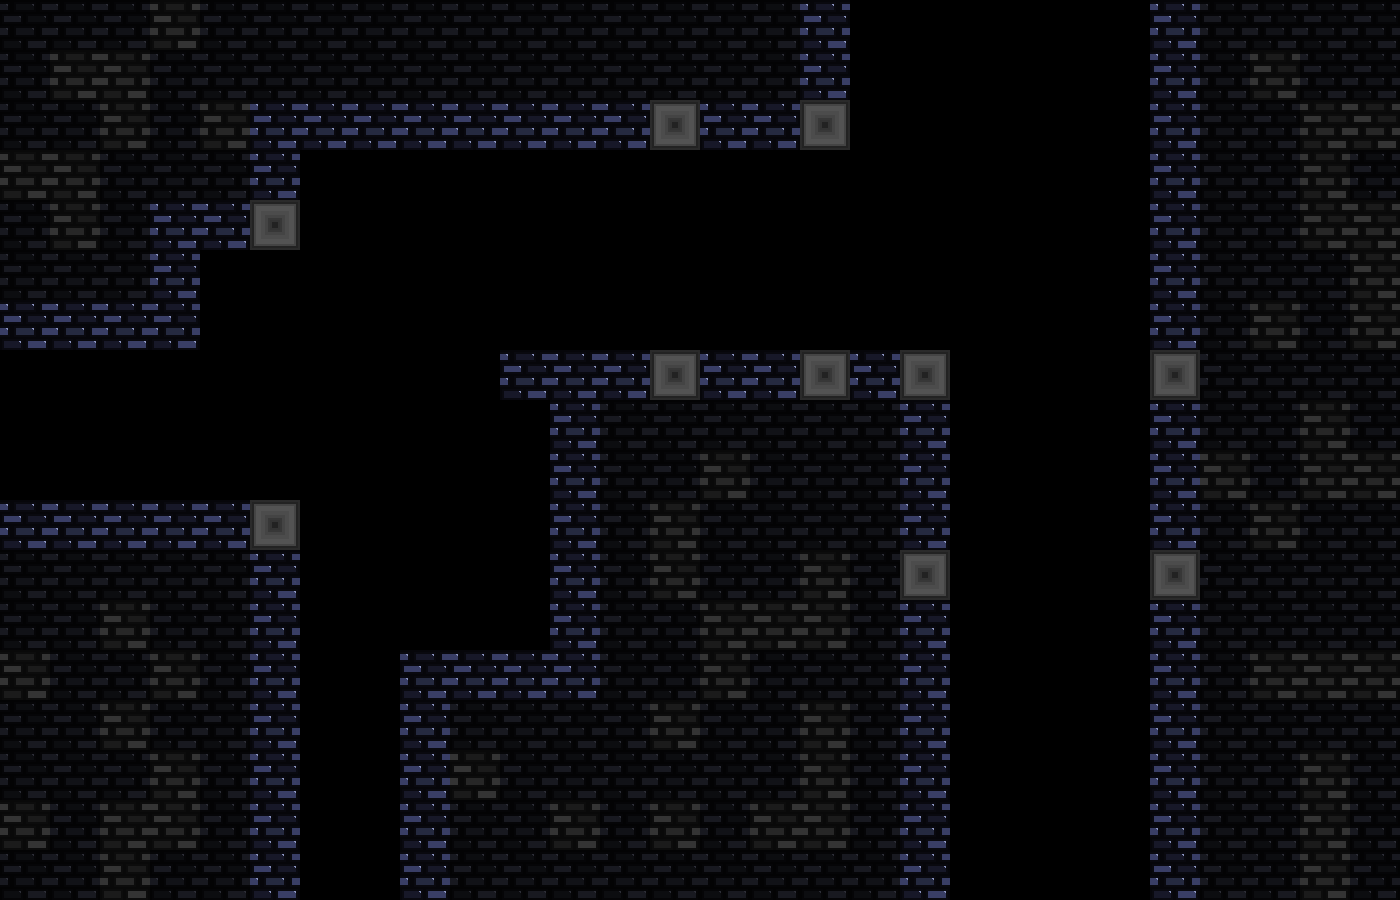

Below is a game level as drawn by its tile map, then a one-line description and the .tmx that defines it (tile-layer data replaced by summaries):
An orthogonal 28x18 tile map with 50x50 px tiles, 2 tile layers (tiles-deco, tiles-main), 6 tilesets and 38 objects (26x laser, 10x warp, trampoline, save).

<map version="1.10" tiledversion="1.11.2" orientation="orthogonal" renderorder="right-down" width="28" height="18" tilewidth="50" tileheight="50" infinite="0" nextlayerid="17" nextobjectid="47">
 <properties>
  <property name="songName" value="rain" />
 </properties>
 <tileset firstgid="1" source="ch1-tiles.tsx" />
 <tileset firstgid="81" source="../../textures/trampoline.tsx" />
 <tileset firstgid="84" source="../../textures/save.tsx" />
 <tileset firstgid="85" source="../../textures/spike.tsx" />
 <tileset firstgid="93" source="../../textures/laser.tsx" />
 <tileset firstgid="111" source="../../textures/transition-tiles.tsx" />
 <layer id="5" name="tiles-deco" width="28" height="18">
  <data>[504 cells, 227 non-empty, 2 distinct tile ids]</data>
 </layer>
 <layer id="1" name="tiles-main" width="28" height="18">
  <data>[504 cells, 86 non-empty, 2 distinct tile ids]</data>
 </layer>
 <objectgroup id="7" name="trampoline">
  <object id="4" name="trampoline" gid="81" x="400" y="650" width="50" height="50" />
 </objectgroup>
 <objectgroup id="9" name="spike-normal" />
 <objectgroup id="8" name="save">
  <object id="3" name="save" gid="84" x="550" y="250" width="50" height="50" />
 </objectgroup>
 <objectgroup id="10" name="laser">
  <object id="10" name="laser" gid="105" x="250" y="450" width="50" height="50">
   <properties>
    <property name="direction" value="voff" />
   </properties>
  </object>
  <object id="11" name="laser" gid="105" x="250" y="400" width="50" height="50">
   <properties>
    <property name="direction" value="voff" />
   </properties>
  </object>
  <object id="12" name="laser" gid="105" x="250" y="350" width="50" height="50">
   <properties>
    <property name="direction" value="voff" />
   </properties>
  </object>
  <object id="14" name="laser" gid="99" x="650" y="350" width="50" height="50">
   <properties>
    <property name="direction" value="v" />
   </properties>
  </object>
  <object id="15" name="laser" gid="99" x="650" y="300" width="50" height="50">
   <properties>
    <property name="direction" value="v" />
   </properties>
  </object>
  <object id="16" name="laser" gid="99" x="800" y="200" width="50" height="50">
   <properties>
    <property name="direction" value="v" />
   </properties>
  </object>
  <object id="17" name="laser" gid="99" x="800" y="350" width="50" height="50">
   <properties>
    <property name="direction" value="v" />
   </properties>
  </object>
  <object id="18" name="laser" gid="93" x="950" y="400" width="50" height="50">
   <properties>
    <property name="direction" value="h" />
   </properties>
  </object>
  <object id="19" name="laser" gid="93" x="1100" y="400" width="50" height="50">
   <properties>
    <property name="direction" value="h" />
   </properties>
  </object>
  <object id="20" name="laser" gid="93" x="950" y="600" width="50" height="50">
   <properties>
    <property name="direction" value="h" />
   </properties>
  </object>
  <object id="21" name="laser" gid="93" x="1000" y="600" width="50" height="50">
   <properties>
    <property name="direction" value="h" />
   </properties>
  </object>
  <object id="22" name="laser" gid="107" x="1050" y="600" width="50" height="50">
   <properties>
    <property name="direction" value="hoff" />
   </properties>
  </object>
  <object id="23" name="laser" gid="107" x="1100" y="600" width="50" height="50">
   <properties>
    <property name="direction" value="hoff" />
   </properties>
  </object>
  <object id="24" name="laser" gid="107" x="1000" y="400" width="50" height="50">
   <properties>
    <property name="direction" value="hoff" />
   </properties>
  </object>
  <object id="25" name="laser" gid="107" x="1050" y="400" width="50" height="50">
   <properties>
    <property name="direction" value="hoff" />
   </properties>
  </object>
  <object id="26" name="laser" gid="105" x="650" y="250" width="50" height="50">
   <properties>
    <property name="direction" value="voff" />
   </properties>
  </object>
  <object id="27" name="laser" gid="105" x="650" y="200" width="50" height="50">
   <properties>
    <property name="direction" value="voff" />
   </properties>
  </object>
  <object id="28" name="laser" gid="105" x="800" y="300" width="50" height="50">
   <properties>
    <property name="direction" value="voff" />
   </properties>
  </object>
  <object id="29" name="laser" gid="105" x="800" y="250" width="50" height="50">
   <properties>
    <property name="direction" value="voff" />
   </properties>
  </object>
  <object id="30" name="laser" gid="99" x="250" y="500" width="50" height="50">
   <properties>
    <property name="direction" value="v" />
   </properties>
  </object>
  <object id="31" name="laser" gid="99" x="250" y="300" width="50" height="50">
   <properties>
    <property name="direction" value="v" />
   </properties>
  </object>
  <object id="42" name="laser" gid="99" x="500" y="450" width="50" height="50">
   <properties>
    <property name="direction" value="v" />
   </properties>
  </object>
  <object id="43" name="laser" gid="99" x="500" y="500" width="50" height="50">
   <properties>
    <property name="direction" value="v" />
   </properties>
  </object>
  <object id="44" name="laser" gid="99" x="500" y="550" width="50" height="50">
   <properties>
    <property name="direction" value="v" />
   </properties>
  </object>
  <object id="45" name="laser" gid="99" x="500" y="600" width="50" height="50">
   <properties>
    <property name="direction" value="v" />
   </properties>
  </object>
  <object id="46" name="laser" gid="99" x="500" y="650" width="50" height="50">
   <properties>
    <property name="direction" value="v" />
   </properties>
  </object>
 </objectgroup>
 <objectgroup id="11" name="bg">
  <properties>
   <property name="bgName" value="bgMountains" />
  </properties>
 </objectgroup>
 <objectgroup id="15" name="topEffect">
  <properties>
   <property name="topEffectType" value="wind" />
  </properties>
 </objectgroup>
 <objectgroup id="16" name="foregroundEffect">
  <properties>
   <property name="foregroundEffectType" value="rain" />
  </properties>
 </objectgroup>
 <objectgroup id="12" name="mapEffect">
  <properties>
   <property name="effectType" value="fog" />
  </properties>
 </objectgroup>
 <objectgroup id="13" name="music">
  <properties>
   <property name="songName" value="rain" />
  </properties>
 </objectgroup>
 <objectgroup id="14" name="warps">
  <object id="32" name="warp" gid="114" x="0" y="400" width="50" height="50">
   <properties>
    <property name="direction" value="left" />
    <property name="target" value="map05" />
   </properties>
  </object>
  <object id="33" name="warp" gid="114" x="0" y="450" width="50" height="50">
   <properties>
    <property name="direction" value="left" />
    <property name="target" value="map05" />
   </properties>
  </object>
  <object id="34" name="warp" gid="114" x="0" y="450" width="50" height="50">
   <properties>
    <property name="direction" value="left" />
    <property name="target" value="map05" />
   </properties>
  </object>
  <object id="35" name="warp" gid="114" x="0" y="500" width="50" height="50">
   <properties>
    <property name="direction" value="left" />
    <property name="target" value="map05" />
   </properties>
  </object>
  <object id="36" name="warp" gid="113" x="950" y="900" width="50" height="50">
   <properties>
    <property name="direction" value="down" />
    <property name="target" value="map07" />
   </properties>
  </object>
  <object id="37" name="warp" gid="113" x="1000" y="900" width="50" height="50">
   <properties>
    <property name="direction" value="down" />
    <property name="target" value="map07" />
   </properties>
  </object>
  </objectgroup>
</map>
<!-- 4 of 38 objects omitted -->
